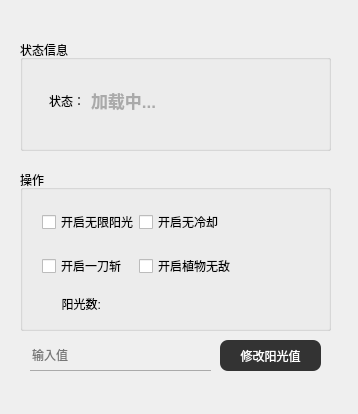
<?xml version="1.0" encoding="UTF-8"?>
<ui version="4.0">
 <class>MainWindow</class>
 <widget class="QMainWindow" name="MainWindow">
  <property name="geometry">
   <rect>
    <x>0</x>
    <y>0</y>
    <width>358</width>
    <height>414</height>
   </rect>
  </property>
  <property name="sizePolicy">
   <sizepolicy hsizetype="Fixed" vsizetype="Fixed">
    <horstretch>0</horstretch>
    <verstretch>0</verstretch>
   </sizepolicy>
  </property>
  <property name="minimumSize">
   <size>
    <width>358</width>
    <height>414</height>
   </size>
  </property>
  <property name="maximumSize">
   <size>
    <width>358</width>
    <height>414</height>
   </size>
  </property>
  <property name="windowTitle">
   <string>MainWindow</string>
  </property>
  <widget class="QWidget" name="centralwidget">
   <widget class="QGroupBox" name="groupBox">
    <property name="geometry">
     <rect>
      <x>20</x>
      <y>170</y>
      <width>311</width>
      <height>161</height>
     </rect>
    </property>
    <property name="title">
     <string>操作</string>
    </property>
    <widget class="QWidget" name="layoutWidget">
     <property name="geometry">
      <rect>
       <x>10</x>
       <y>20</y>
       <width>291</width>
       <height>140</height>
      </rect>
     </property>
     <layout class="QVBoxLayout" name="verticalLayout">
      <property name="spacing">
       <number>0</number>
      </property>
      <item>
       <layout class="QFormLayout" name="formLayout">
        <property name="sizeConstraint">
         <enum>QLayout::SetFixedSize</enum>
        </property>
        <property name="fieldGrowthPolicy">
         <enum>QFormLayout::ExpandingFieldsGrow</enum>
        </property>
        <property name="rowWrapPolicy">
         <enum>QFormLayout::DontWrapRows</enum>
        </property>
        <property name="verticalSpacing">
         <number>20</number>
        </property>
        <property name="leftMargin">
         <number>12</number>
        </property>
        <property name="topMargin">
         <number>20</number>
        </property>
        <item row="0" column="0">
         <widget class="QCheckBox" name="checkBox">
          <property name="text">
           <string>开启无限阳光</string>
          </property>
          <property name="checked">
           <bool>false</bool>
          </property>
          <property name="tristate">
           <bool>false</bool>
          </property>
         </widget>
        </item>
        <item row="0" column="1">
         <widget class="QCheckBox" name="checkBox_2">
          <property name="text">
           <string>开启无冷却</string>
          </property>
         </widget>
        </item>
        <item row="1" column="0">
         <widget class="QCheckBox" name="checkBox_4">
          <property name="text">
           <string>开启一刀斩</string>
          </property>
         </widget>
        </item>
        <item row="1" column="1">
         <widget class="QCheckBox" name="checkBox_3">
          <property name="text">
           <string>开启植物无敌</string>
          </property>
         </widget>
        </item>
       </layout>
      </item>
      <item>
       <layout class="QHBoxLayout" name="horizontalLayout_2" stretch="1,3">
        <property name="spacing">
         <number>7</number>
        </property>
        <item>
         <widget class="QLabel" name="label_2">
          <property name="text">
           <string>阳光数:</string>
          </property>
          <property name="alignment">
           <set>Qt::AlignRight|Qt::AlignTrailing|Qt::AlignVCenter</set>
          </property>
         </widget>
        </item>
        <item>
         <widget class="QLabel" name="label_3">
          <property name="text">
           <string/>
          </property>
         </widget>
        </item>
       </layout>
      </item>
     </layout>
    </widget>
   </widget>
   <widget class="QLineEdit" name="lineEdit">
    <property name="geometry">
     <rect>
      <x>30</x>
      <y>340</y>
      <width>181</width>
      <height>31</height>
     </rect>
    </property>
    <property name="styleSheet">
     <string notr="true">#lineEdit{
	border:none;
	border-bottom:1px solid #aaaaaa;
	background-color:rgba(0,0,0,0);
}

#lineEdit:pressed{
 border-bottom-color:red;

}</string>
    </property>
    <property name="inputMask">
     <string/>
    </property>
    <property name="echoMode">
     <enum>QLineEdit::Normal</enum>
    </property>
    <property name="placeholderText">
     <string>输入值</string>
    </property>
    <property name="clearButtonEnabled">
     <bool>true</bool>
    </property>
   </widget>
   <widget class="QPushButton" name="pushButton">
    <property name="geometry">
     <rect>
      <x>220</x>
      <y>340</y>
      <width>101</width>
      <height>31</height>
     </rect>
    </property>
    <property name="styleSheet">
     <string notr="true">#pushButton{
 background-color:#333333;
 color:#ffffff;
 border-radius:8px;
}

#pushButton:pressed{
  background-color:#CCCCCC;
}
#pushButton:hover{
 background: qlineargradient(x1: 0, y1: 0, x2: 0, y2: 1,
                                 stop: 0 #5B5F5F, stop: 0.5 #0C2436,
                                 stop: 1.0 #27405A);
    border-color: #11223F;       
}</string>
    </property>
    <property name="text">
     <string>修改阳光值</string>
    </property>
   </widget>
   <widget class="QGroupBox" name="groupBox_2">
    <property name="geometry">
     <rect>
      <x>20</x>
      <y>40</y>
      <width>311</width>
      <height>111</height>
     </rect>
    </property>
    <property name="title">
     <string>状态信息</string>
    </property>
    <widget class="QWidget" name="layoutWidget">
     <property name="geometry">
      <rect>
       <x>10</x>
       <y>30</y>
       <width>281</width>
       <height>61</height>
      </rect>
     </property>
     <layout class="QHBoxLayout" name="horizontalLayout" stretch="1,4">
      <item>
       <widget class="QLabel" name="label">
        <property name="styleSheet">
         <string notr="true">font: 9pt &quot;黑体&quot;;</string>
        </property>
        <property name="text">
         <string>状态：</string>
        </property>
        <property name="textFormat">
         <enum>Qt::AutoText</enum>
        </property>
        <property name="alignment">
         <set>Qt::AlignRight|Qt::AlignTrailing|Qt::AlignVCenter</set>
        </property>
       </widget>
      </item>
      <item>
       <widget class="QLabel" name="gameStatusLabel">
        <property name="styleSheet">
         <string notr="true">
#gameStatusLabel{
font-size:17px; 
font-weight:600;
color:#aaaaaa;
}</string>
        </property>
        <property name="text">
         <string>加载中...</string>
        </property>
       </widget>
      </item>
     </layout>
    </widget>
   </widget>
  </widget>
 </widget>
 <resources/>
 <connections/>
</ui>
